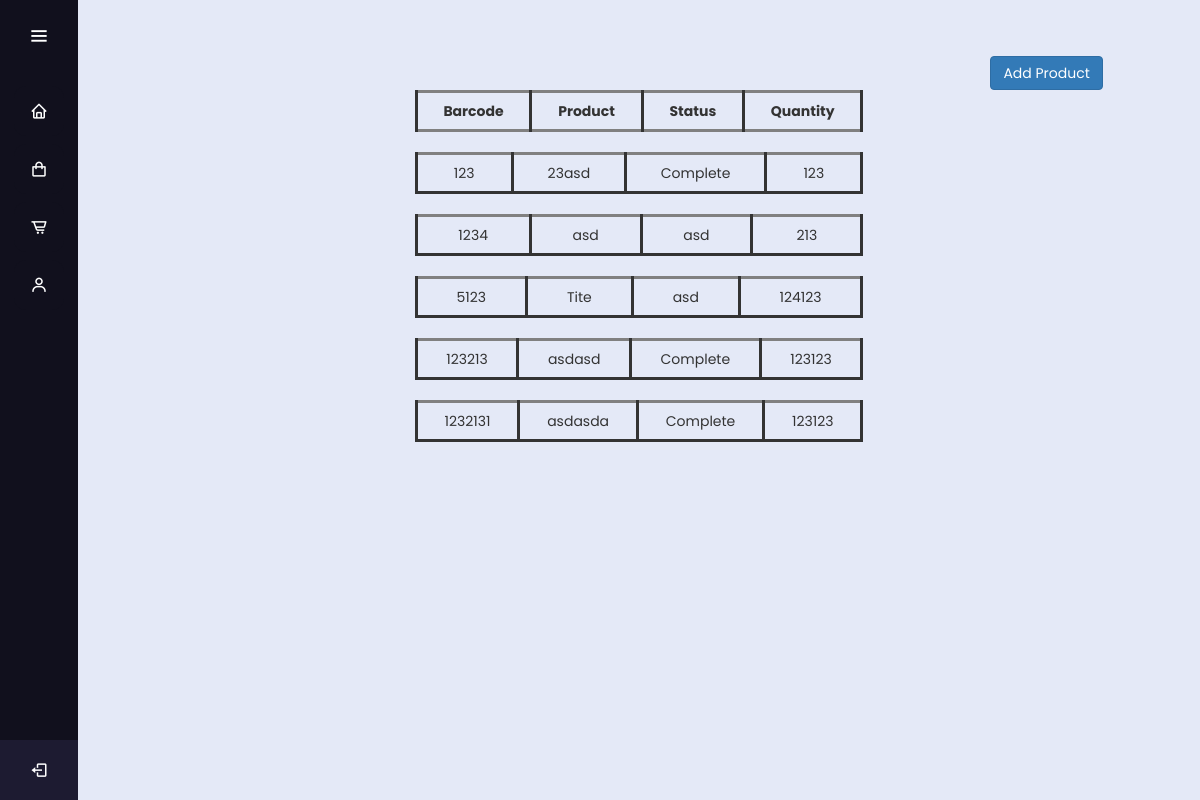
Page /Product on the committed database.
### app.py (models this page shows, shortened)
class Products(db.Model):
    __tablename__="product"
    barcode = db.Column(db.Integer,primary_key=True)
    product = db.Column(db.String(50))
    status = db.Column(db.String(50))
    quantity = db.Column(db.Integer)

### app.py (the view)
@app.route('/Product',methods=['GET','POST'])
def product():
    rows = Products.query.all()
    return render_template("products.html",rows=rows)

### templates/products.html (shortened to what this page needs)
{% extends "bootstrap/base.html" %}
{% block content %}
<div class="row" id="containerr">
    <div class = "col pull-right">
        <button type="button" id="Product_Button" name="Product_Button" class="btn btn-primary" data-toggle="modal" data-target="#product_modal">
            Add Product
        </button>
    </div>
</div>
<table class="table table-hover center">
    <thead>
        <tr>
        <th scope="col">Barcode</th>
        <th scope="col">Product</th>
        <th scope="col">Status</th>
        <th scope="col">Quantity</th>
    </tr>
    </thead>
</table>
{% for row in rows %}
<table class="table table-hover center">
    <tbody>
      <tr>
        <td>{{ row.barcode }}</a></td>
        <td>{{ row.product }}</td>
        <td>{{ row.status }}</td>
        <td>{{ row.quantity }}</td>
      </tr>
    </tbody>
  </table>
{% endfor %}
{% endblock %}

### templates/bootstrap/base.html (shortened to what this page needs)
<!DOCTYPE html>
<html lang="en" dir="ltr">
  <head>
    {% block styles %}
    <link rel="stylesheet" href="static/style.css">
    <link href='https://unpkg.com/boxicons@2.0.7/css/boxicons.min.css' rel='stylesheet'>
    <link rel="stylesheet" href="https://maxcdn.bootstrapcdn.com/bootstrap/3.4.1/css/bootstrap.min.css">
     {% endblock %}
   </head>
<body>{% block sidebar %}
  <div class="sidebar">
    <div class="logo-details">
        <i class='bx bx-menu' id="btn" ></i>
    </div>
    <ul class="nav-list">
     <li>
      <a href="{{url_for('Homepage')}}">
        <i class='bx bx-home' ></i>
      </a>
    </li>
     <li>
       <a href="{{url_for('product')}}">
        <i class='bx bx-shopping-bag'></i>
       </a>
     </li>
     <li>
       <a href="{{url_for('orders')}}">
         <i class='bx bx-cart-alt' ></i>
       </a>
     </li>
     <li>
      <a href="{{url_for('about_us')}}">
        <i class='bx bx-user' ></i>
      </a>
    </li>
     <li class="profile">
         <div class="profile-details">
           <div class="name_job">
             <div class="name">User Name</div>
             <div class="job">log_out</div>
           </div>
         </div>
         <i class='bx bx-log-out' id="log_out" ></i>
     </li>
    </ul>
   </div>
   {% endblock %}
   <section class="home-section">{% block content %}{% endblock %}</section>
</body>
</html>

### static/style.css (style rules this page uses)
* { margin: 0; padding: 0; box-sizing: border-box; font-family: "Poppins" , sans-serif; }
.sidebar { position: fixed; left: 0; top: 0; height: 100%; width: 78px; background: #11101D; padding: 6px 14px; z-index: 99; transition: all 0.5s ease; }
.sidebar .logo-details { height: 60px; display: flex; align-items: center; position: relative; }
.sidebar .logo-details #btn { position: absolute; top: 50%; right: 0; transform: translateY(-50%); font-size: 22px; transition: all 0.4s ease; font-size: 23px; text-align: center; cursor: pointer; transition: all 0.5s ease; }
.sidebar i { color: #fff; height: 60px; min-width: 50px; font-size: 28px; text-align: center; line-height: 60px; }
.sidebar .nav-list { margin-top: 20px; height: 100%; }
.sidebar li { position: relative; margin: 8px 0; list-style: none; }
.sidebar li a { display: flex; height: 100%; width: 100%; border-radius: 12px; align-items: center; text-decoration: none; transition: all 0.4s ease; background: #11101D; }
.sidebar li i { height: 50px; line-height: 50px; font-size: 18px; border-radius: 12px; }
.sidebar li.profile { position: fixed; height: 60px; width: 78px; left: 0; bottom: -8px; padding: 10px 14px; background: #1d1b31; transition: all 0.5s ease; overflow: hidden; }
.sidebar li .profile-details { display: flex; align-items: center; flex-wrap: nowrap; }
.sidebar li.profile .name, .sidebar li.profile .job { font-size: 15px; font-weight: 400; color: #fff; white-space: nowrap; }
.sidebar li.profile .job { font-size: 12px; }
.sidebar .profile #log_out { position: absolute; top: 50%; right: 0; transform: translateY(-50%); background: #1d1b31; width: 100%; height: 60px; line-height: 60px; border-radius: 0px; transition: all 0.5s ease; }
.home-section { position: relative; background: #E4E9F7; min-height: 100vh; top: 0; left: 78px; width: calc(100% - 78px); transition: all 0.5s ease; z-index: 2; }

### templates/bootstrap/base.html (style rules this page uses)
#containerr { padding-top: 5%; padding-right: 10%; }
.center { margin-left: auto; margin-right: auto; width:40%; }
tbody,td,thead,th { border-top-style: solid; border-left-style: solid; border-right-style: solid; border-bottom-style: solid; }
td,thead,th { text-align: center; vertical-align: middle; border-right-style: solid; border-top-style: solid; width:10%; }

### rows in the picture
Products: barcode "123", product "23asd", status "Complete", quantity "123"
Products: barcode "1234", product "asd", status "asd", quantity "213"
Products: barcode "5123", product "Tite", status "asd", quantity "124123"
Products: barcode "123213", product "asdasd", status "Complete", quantity "123123"
Products: barcode "1232131", product "asdasda", status "Complete", quantity "123123"
